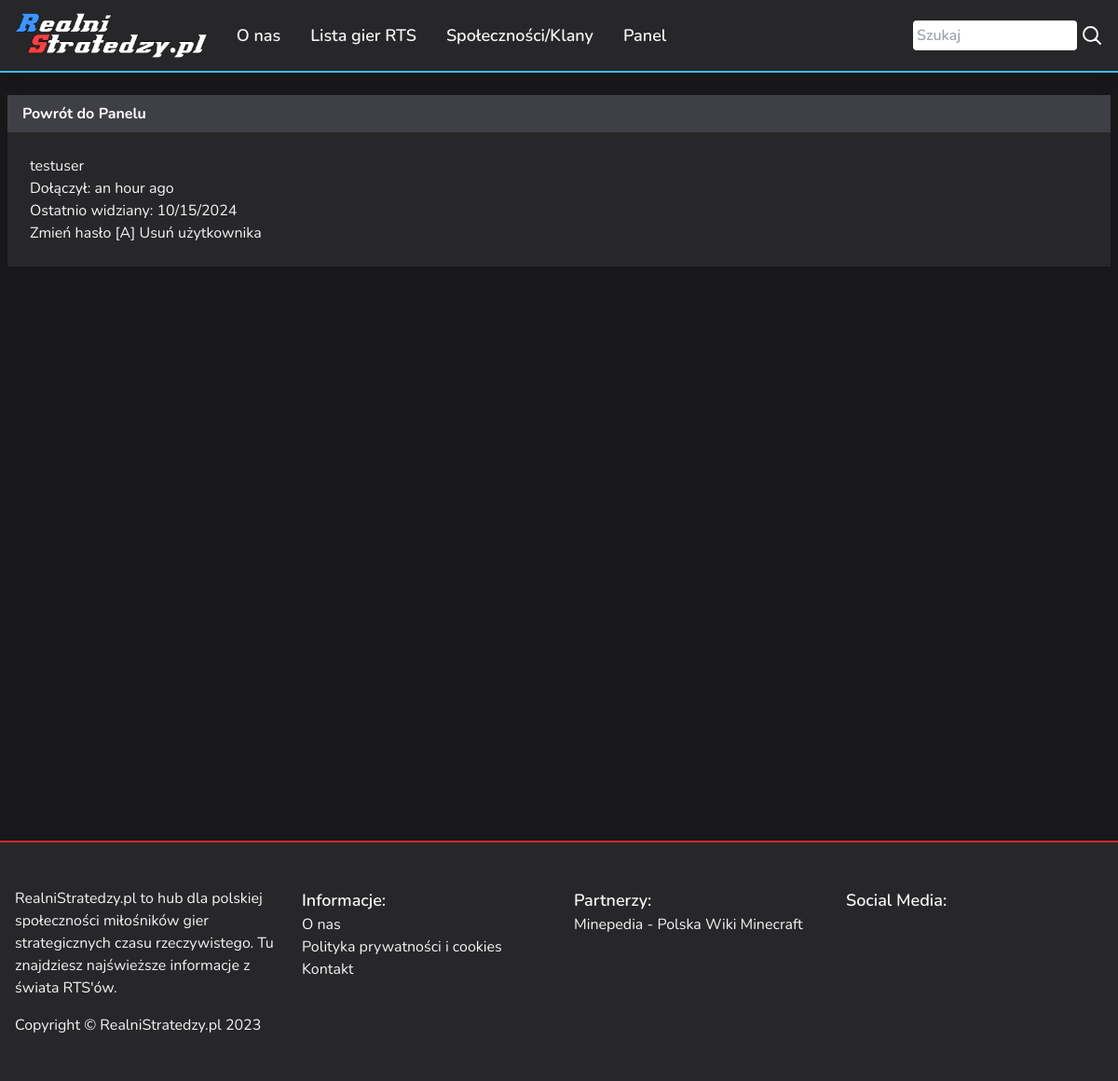
The app's page /control-panel/user/testuser (signed in) with its own data.
### app/models.py (models this page shows, shortened)
class User(UserMixin, db.Model):
    __tablename__ = 'users'
    id = db.Column(db.Integer, primary_key=True)
    email = db.Column(db.String(64), index=True, default=None)
    username = db.Column(db.String(64), unique=True, index=True)
    password_hash = db.Column(db.String(128))
    role_id = db.Column(db.Integer, db.ForeignKey('roles.id'))
    member_since = db.Column(db.DateTime(), default=datetime.datetime.utcnow)
    last_seen = db.Column(db.DateTime(), default=datetime.datetime.utcnow)
    posts = db.relationship('Post', backref='author', lazy='dynamic')
    @property
    def password(self):
        raise AttributeError('password is not a readable attr')
    def is_administrator(self):
        return self.can(Permission.ADMIN)
    def can(self, perm):
        return self.role is not None and self.role.has_permission(perm)

### app/control_panel/views.py (the view)
@control_panel.route('/user/<username>')
@login_required
def user(username):
    user = db.session.execute(db.select(User).filter_by(username=username)).scalar_one()
    posts = user.posts.order_by(Post.timestamp.desc()).all()
    return render_template('control_panel/user.html', user=user, posts=posts)

### app/main/forms.py
class SearchForm(FlaskForm):
    searched = StringField('Wyszukaj', validators=[DataRequired()])
    submit = SubmitField('Szukaj')

### app/control_panel/__init__.py (called while the page is built)
@control_panel.app_context_processor
def inject_permissions():
    return dict(Permission=Permission)

@control_panel.context_processor
def inject_context():
    links = db.session.execute(db.Select(Link.name, Link.content)).all()
    return dict(social_links=links)

### app/main/__init__.py (called while the page is built)
@main.app_context_processor
def inject_base():
    form = SearchForm()
    return dict(search_form=form)

### app/models.py (called while the page is built)
@login_manager.user_loader
def load_user(user_id):
    return db.get_or_404(User, user_id)

    def has_permission(self, perm):
        return self.permissions & perm == perm

### app/templates/control_panel/user.html (shortened to what this page needs)
{% extends "base.html" %}
{% block main %}
{% import "_macros.html" as macros %}
{{ macros.render_back_to_panel() }}
<div class="bg-zinc-800 px-6 py-6">
    <h2>{{ user.username }} {% if user.is_administrator() %}[ADMIN]{% endif %}</h2>
    <p>Dołączył: {{ moment(user.member_since).fromNow() }}</p>
    <p>Ostatnio widziany: {{ moment(user.last_seen).format('L') }}</p>
    {% if current_user.is_administrator() %}
    <a href="{{ url_for('.auth.set_new_password', id=user.id) }}">Zmień hasło [A]</a>
    {% endif %}
    {% if current_user.is_administrator() %}
    <a href="{{ url_for('.auth.delete_user', id=user.id) }} " onclick="return confirm('Czy jesteś pewien, że chcesz usunąć usera?');">Usuń użytkownika</a>
    {% endif %}
</div>
{% endblock %}

### records on screen
User: username "testuser", member_since "an hour ago", last_seen "10/15/2024"
